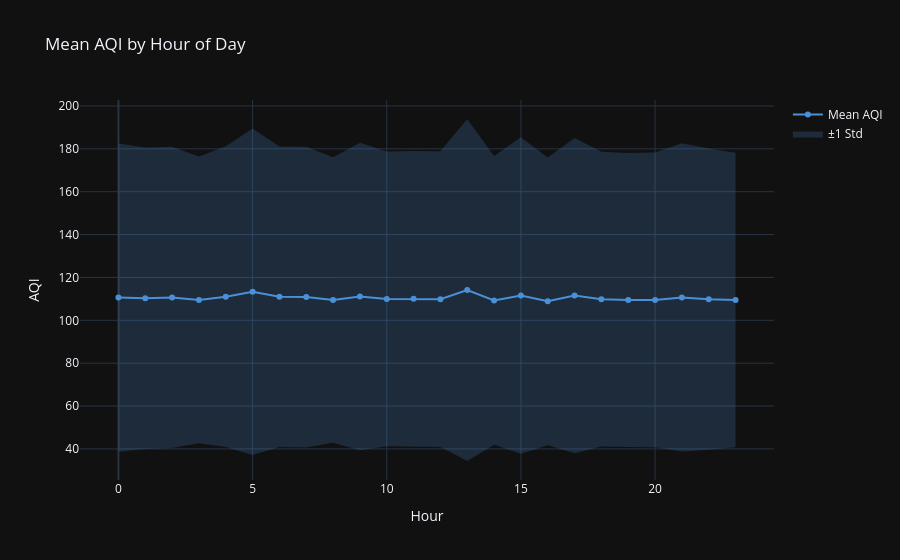

The cell this chart's notebook holds for it:
### Markdown cell above
## 4. Diurnal & Seasonal Patterns

### Code cell
# AQI by hour of day
if 'hour' in df.columns:
    hourly = df.groupby('hour')['aqi'].agg(['mean', 'std']).reset_index()
    fig = go.Figure()
    fig.add_trace(go.Scatter(x=hourly['hour'], y=hourly['mean'] + hourly['std'],
                             fill=None, mode='lines', line_color='rgba(74,144,217,0)', showlegend=False))
    fig.add_trace(go.Scatter(x=hourly['hour'], y=hourly['mean'] - hourly['std'],
                             fill='tonexty', mode='lines', line_color='rgba(74,144,217,0)',
                             fillcolor='rgba(74,144,217,0.2)', name='±1 Std'))
    fig.add_trace(go.Scatter(x=hourly['hour'], y=hourly['mean'], mode='lines+markers',
                             name='Mean AQI', line=dict(color='#4a90d9', width=2)))
    fig.update_layout(title='Mean AQI by Hour of Day', template='plotly_dark',
                      xaxis_title='Hour', yaxis_title='AQI')
    save_plotly(fig, 'aqi_by_hour', height=450)
    fig.show()

### Figure 1 — Plotly figure (JSON) as saved in the notebook; plotly's stock layout.template omitted (floating-point values rounded to 4 significant figures)
{"data": [{"line": {"color": "rgba(74,144,217,0)"}, "mode": "lines", "showlegend": false, "type": "scatter", "x": [0, 1, 2, 3, 4, 5, 6, 7, 8, 9, 10, 11, 12, 13, 14, 15, 16, 17, 18, 19, 20, 21, 22, 23], "y": [182.5, 180.6, 180.9, 176.4, 181.2, 189.5, 181.1, 180.9, 176.1, 182.8, 178.7, 179.0, 178.8, 193.9, 176.7, 185.4, 176.0, 185.0, 178.6, 178.1, 178.3, 182.6, 180.2, 178.2]}, {"fill": "tonexty", "fillcolor": "rgba(74,144,217,0.2)", "line": {"color": "rgba(74,144,217,0)"}, "mode": "lines", "name": "±1 Std", "type": "scatter", "x": [0, 1, 2, 3, 4, 5, 6, 7, 8, 9, 10, 11, 12, 13, 14, 15, 16, 17, 18, 19, 20, 21, 22, 23], "y": [38.73, 39.97, 40.41, 42.59, 40.85, 37.21, 40.84, 40.7, 42.91, 39.34, 41.25, 41.15, 40.89, 34.36, 41.91, 37.73, 41.74, 38.02, 41.08, 40.86, 40.73, 38.75, 39.57, 40.75]}, {"line": {"color": "#4a90d9", "width": 2}, "mode": "lines+markers", "name": "Mean AQI", "type": "scatter", "x": [0, 1, 2, 3, 4, 5, 6, 7, 8, 9, 10, 11, 12, 13, 14, 15, 16, 17, 18, 19, 20, 21, 22, 23], "y": [110.6, 110.3, 110.7, 109.5, 111.0, 113.3, 111.0, 110.8, 109.5, 111.1, 110.0, 110.1, 109.9, 114.1, 109.3, 111.6, 108.9, 111.5, 109.8, 109.5, 109.5, 110.7, 109.9, 109.5]}], "layout": {"title": {"text": "Mean AQI by Hour of Day"}, "xaxis": {"title": {"text": "Hour"}}, "yaxis": {"title": {"text": "AQI"}}}}
